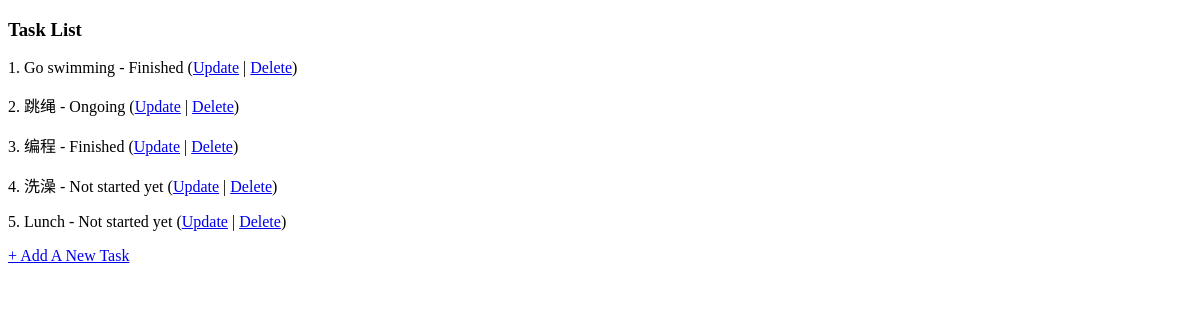
/tasks/, run on an earlier commit of the app's database.
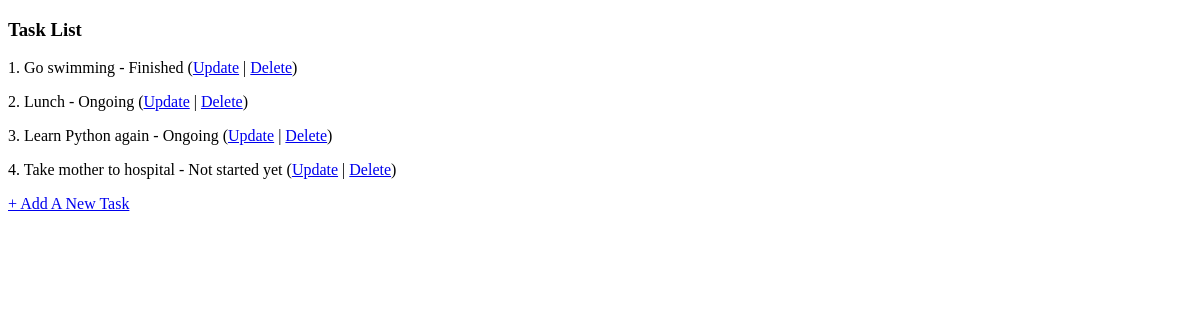
And on a later commit of the database.
### tasks/models.py (models this page shows, shortened)
class Task(models.Model):
    name = models.CharField(verbose_name="Task name", max_length=65, unique=True)
    status = models.CharField(verbose_name="Task status", max_length=1, choices=Status.choices)

### tasks/views.py (the view)
# urls.py: path('', views.TaskListView.as_view(), name='task_list'),
class TaskListView(ListView):
    model = Task
    context_object_name = 'tasks'

### tasks/templates/tasks/task_list.html (shortened to what this page needs)
<!DOCTYPE html>
<html lang="en">
<head>
</head>
<body>
<h3>Task List</h3>
{% for task in tasks %}
    <p>{{ forloop.counter }}. {{ task.name }} - {{ task.get_status_display }}
        (<a href="{% url 'tasks:task_update' task.id %}">Update</a> |
        <a href="{% url 'tasks:task_delete' task.id %}">Delete</a>)
    </p>
{% endfor %}
<p> <a href="{% url 'tasks:task_create' %}"> + Add A New Task</a></p>
</body>
</html>

What changed in the data, as far as the page shows it:
removed Task: name "跳绳", status "Ongoing"
removed Task: name "编程", status "Finished"
removed Task: name "洗澡", status "Not started yet"
changed Task "Lunch": status "Not started yet" → "Ongoing"
added Task: name "Learn Python again", status "Ongoing"
added Task: name "Take mother to hospital", status "Not started yet"
